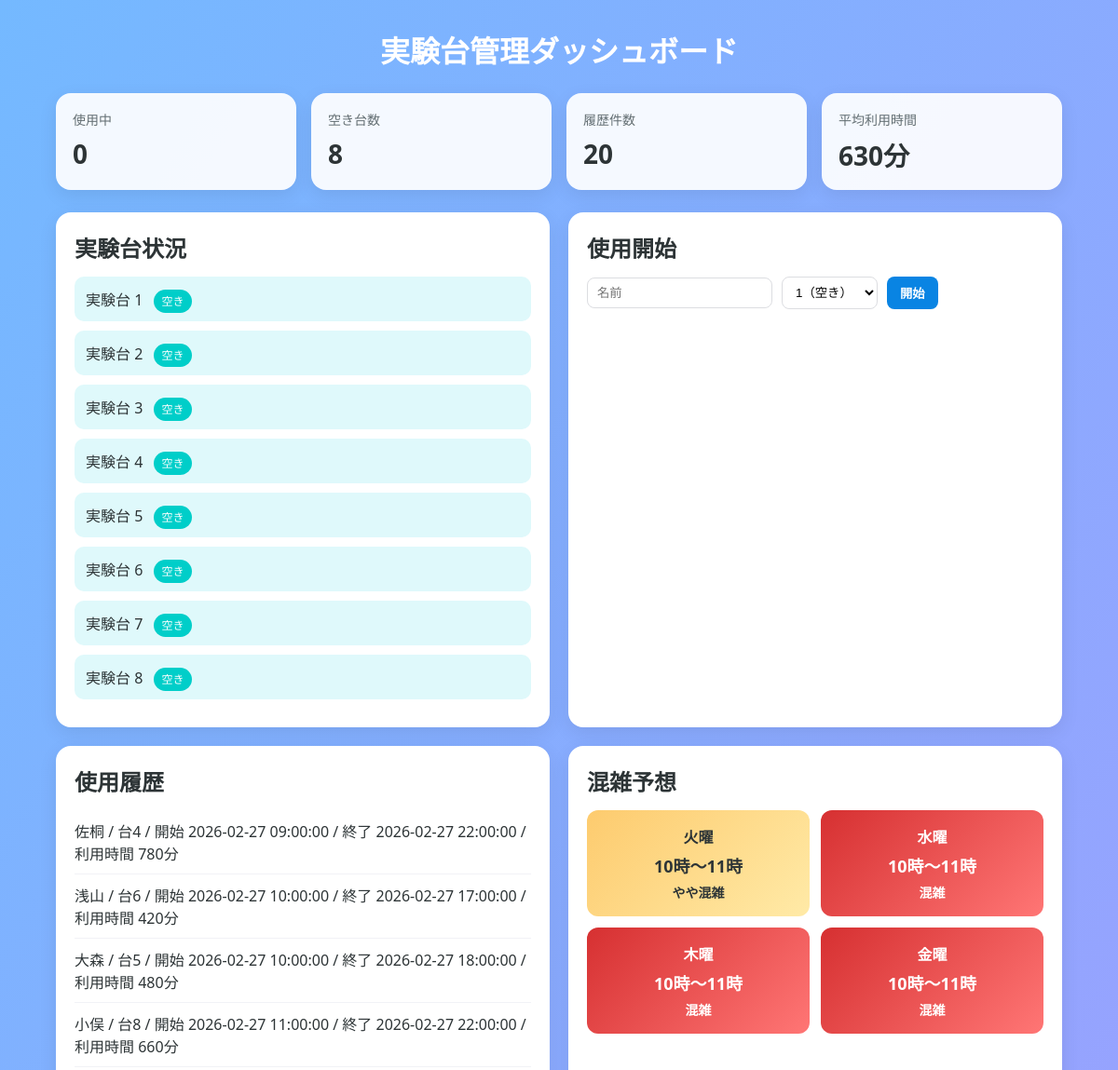
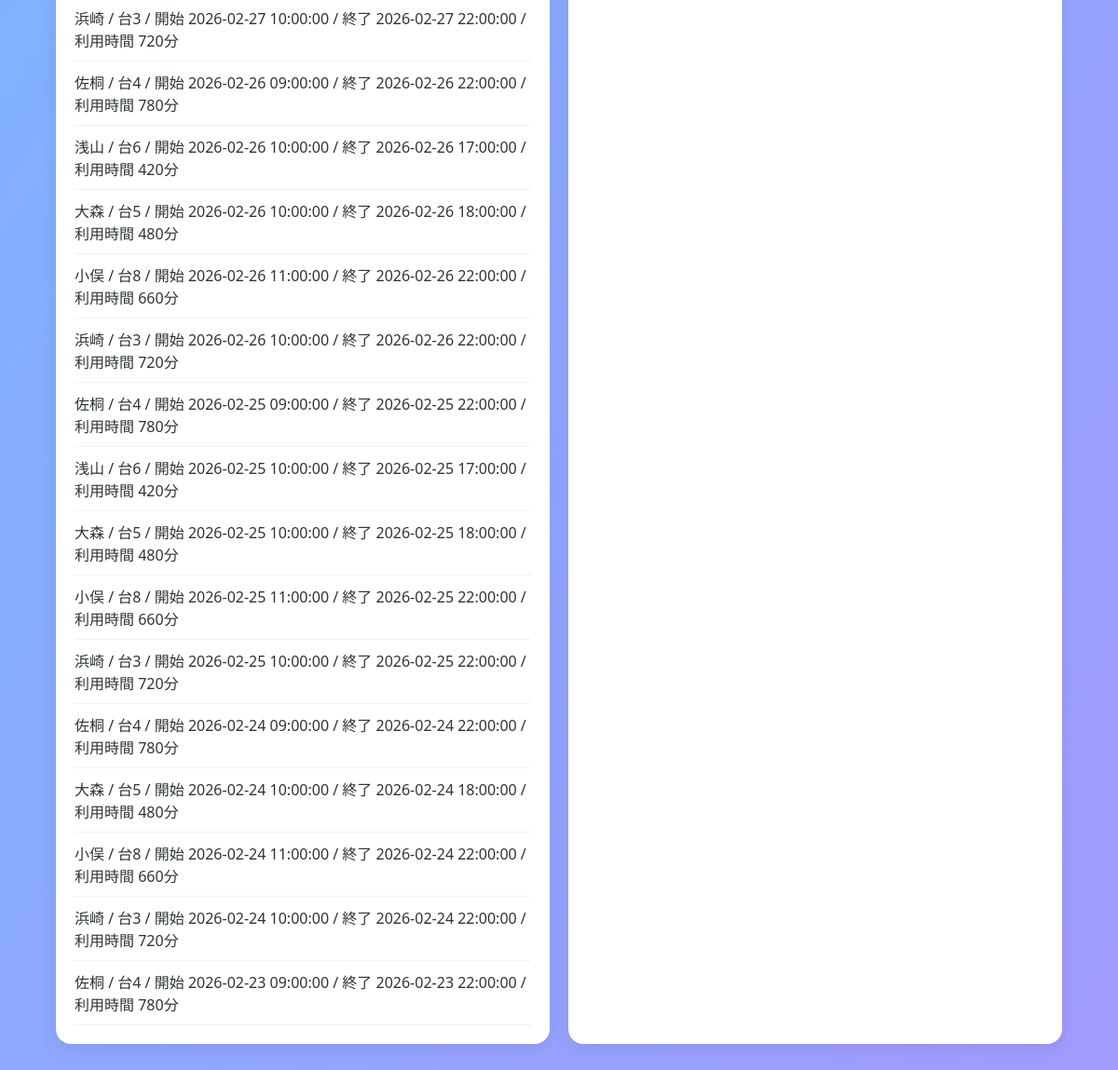
The page / on the database its author committed (2 pictures, top to bottom).
### tables this page shows
CREATE TABLE desks (
                id INTEGER PRIMARY KEY,
                user_name TEXT
            );

CREATE TABLE history (
                id INTEGER PRIMARY KEY AUTOINCREMENT,
                user_name TEXT,
                desk_id INTEGER,
                start_time TEXT,
                end_time TEXT
            );

### app.py (the view)
@app.route("/")
def index():
    data = get_dashboard_data()
    return render_template(
        "index.html",
        desks=data["desks"],
        history=data["history"],
        analysis=data["analysis"],
        summary=data["summary"]
    )

### database.py (called while the page is built)
def get_db():
    conn = sqlite3.connect("lab.db")
    conn.row_factory = sqlite3.Row
    return conn

### services/desk_service.py (called while the page is built)
def get_dashboard_data():
    with get_db() as conn:
        desks = conn.execute("SELECT * FROM desks").fetchall()
        raw_history = conn.execute(
            "SELECT * FROM history ORDER BY id DESC LIMIT 20"
        ).fetchall()
    history = _build_history_with_duration(raw_history)
    analysis = _build_weekday_hour_analysis(raw_history)
    summary = _build_summary(desks, raw_history)
    return {
        "desks": desks,
        "history": history,
        "analysis": analysis,
        "summary": summary
    }

def _build_history_with_duration(raw_history):
    history_with_duration = []
    for h in raw_history:
        start = h["start_time"]
        end = h["end_time"]
        if start and end:
            start_dt = datetime.strptime(start, "%Y-%m-%d %H:%M:%S")
            end_dt = datetime.strptime(end, "%Y-%m-%d %H:%M:%S")
            minutes = int((end_dt - start_dt).total_seconds() / 60)
            duration_str = f"{minutes}分"
        else:
            duration_str = "使用中"
        history_with_duration.append({
            "user_name": h["user_name"],
            "desk_id": h["desk_id"],
            "start_time": start,
            "end_time": end,
            "duration": duration_str
        })
    return history_with_duration

def _build_summary(desks, raw_history):
    using_count = sum(1 for d in desks if d["user_name"])
    free_count = len(desks) - using_count
    total_usage_count = len(raw_history)
    finished_records = [h for h in raw_history if h["start_time"] and h["end_time"]]
    if finished_records:
        total_minutes = 0
        for h in finished_records:
            start_dt = datetime.strptime(h["start_time"], "%Y-%m-%d %H:%M:%S")
            end_dt = datetime.strptime(h["end_time"], "%Y-%m-%d %H:%M:%S")
            total_minutes += int((end_dt - start_dt).total_seconds() / 60)
        avg_minutes = total_minutes // len(finished_records)
    else:
        avg_minutes = 0
    return {
        "using_count": using_count,
        "free_count": free_count,
        "total_usage_count": total_usage_count,
        "avg_minutes": avg_minutes
    }

### templates/index.html (shortened to what this page needs)
<!DOCTYPE html>
<html>
<head>
    <link rel="stylesheet" href="{{ url_for('static', filename='style.css') }}">
</head>
<body>
<div class="container">
    <h1>実験台管理ダッシュボード</h1>
    <div class="summary-grid">
        <div class="summary-card">
            <p class="summary-label">使用中</p>
            <p class="summary-value">{{ summary["using_count"] }}</p>
        </div>
        <div class="summary-card">
            <p class="summary-label">空き台数</p>
            <p class="summary-value">{{ summary["free_count"] }}</p>
        </div>
        <div class="summary-card">
            <p class="summary-label">履歴件数</p>
            <p class="summary-value">{{ summary["total_usage_count"] }}</p>
        </div>
        <div class="summary-card">
            <p class="summary-label">平均利用時間</p>
            <p class="summary-value">{{ summary["avg_minutes"] }}分</p>
        </div>
    </div>
    <div class="grid">
        <div class="card">
            <h2>実験台状況</h2>
            <ul class="list-reset">
                {% for desk in desks %}
                    <li class="desk {% if desk['user_name'] %}used{% else %}free{% endif %}">
                        <div>
                            実験台 {{ desk["id"] }}
                            {% if desk["user_name"] %}
                                <span class="badge badge-used">使用中</span>
                                （{{ desk["user_name"] }}）
                            {% else %}
                                <span class="badge badge-free">空き</span>
                            {% endif %}
                        </div>
                    </li>
                {% endfor %}
            </ul>
        </div>
        <div class="card">
            <h2>使用開始</h2>
            <form action="/use" method="post" class="form-row">
                <input type="text" name="name" placeholder="名前" required>
                <select name="desk">
                    {% for desk in desks %}
                        {% if desk["user_name"] %}
                            <option disabled>
                                {{ desk["id"] }}（使用中）
                            </option>
                        {% else %}
                            <option value="{{ desk['id'] }}">
                                {{ desk["id"] }}（空き）
                            </option>
                        {% endif %}
                    {% endfor %}
                </select>
                <button type="submit">開始</button>
            </form>
        </div>
        <div class="card">
            <h2>使用履歴</h2>
            <ul class="list-reset">
                {% for h in history %}
                    <li class="history-item">
                        {{ h["user_name"] }} / 台{{ h["desk_id"] }} /
                        開始 {{ h["start_time"] }} /
                        終了 {{ h["end_time"] if h["end_time"] else "使用中" }} /
                        利用時間 {{ h["duration"] }}
                    </li>
                {% endfor %}
            </ul>
        </div>
        <div class="card">
            <h2>混雑予想</h2>
        <div class="analysis-grid">
            {% for a in analysis %}
                <div class="analysis-card {{ 'busy' if a.level == '混雑' else 'medium' }}">
                    <div class="analysis-day">
                        {{ a.day }}曜
                    </div>
                    <div class="analysis-time">
                        {{ a.start_hour }}時〜{{ a.end_hour }}時
                    </div>
                    <div class="analysis-level">
                        {{ a.level }}
                    </div>
                </div>
            {% endfor %}
        </div>
    </div>
</div>
</body>
</html>

### static/style.css (style rules this page uses)
body { font-family: "Segoe UI", sans-serif; margin: 0; background: linear-gradient(120deg, #74b9ff, #a29bfe); color: #2d3436; }
.container { width: 90%; max-width: 1100px; margin: 30px auto; }
h1 { text-align: center; color: white; margin-bottom: 24px; }
h2 { margin-top: 0; margin-bottom: 14px; }
.summary-grid { display: grid; grid-template-columns: repeat(4, 1fr); gap: 16px; margin-bottom: 24px; }
.summary-card { background: rgba(255, 255, 255, 0.92); border-radius: 16px; padding: 18px; box-shadow: 0 6px 20px rgba(0, 0, 0, 0.08); }
.summary-label { margin: 0; font-size: 14px; color: #636e72; }
.summary-value { margin: 8px 0 0; font-size: 28px; font-weight: 700; }
.grid { display: grid; grid-template-columns: 1fr 1fr; gap: 20px; }
.card { background: white; padding: 20px; border-radius: 16px; box-shadow: 0 6px 20px rgba(0,0,0,0.08); }
.list-reset { list-style: none; padding: 0; margin: 0; }
.desk { display: flex; justify-content: space-between; align-items: center; padding: 12px; margin-bottom: 10px; border-radius: 10px; }
.free { background: #dff9fb; }
.badge { padding: 4px 8px; border-radius: 999px; font-size: 12px; margin-left: 8px; }
.badge-free { background: #00cec9; color: white; }
button { border: none; border-radius: 8px; padding: 8px 14px; cursor: pointer; background: #0984e3; color: white; font-weight: 600; }
input, select { padding: 8px 10px; border-radius: 8px; border: 1px solid #dcdde1; background: white; }
.form-row { display: flex; align-items: center; gap: 10px; flex-wrap: wrap; }
.history-item { padding: 10px 0; border-bottom: 1px solid #f1f2f6; }
.analysis-grid { display: grid; grid-template-columns: repeat(auto-fit, minmax(180px, 1fr)); gap: 12px; }
.analysis-card { padding: 16px; border-radius: 12px; color: white; font-weight: bold; text-align: center; }
.analysis-card.busy { background: linear-gradient(135deg, #d63031, #ff7675); }
.analysis-card.medium { background: linear-gradient(135deg, #fdcb6e, #ffeaa7); color: #2d3436; }
.analysis-day { font-size: 16px; margin-bottom: 6px; }
.analysis-time { font-size: 18px; margin-bottom: 6px; }
.analysis-level { font-size: 14px; }

### rows shown on the page
desks: id "1"
desks: id "2"
desks: id "3"
desks: id "4"
desks: id "5"
desks: id "6"
desks: id "7"
desks: id "8"
history: user_name "佐桐", desk_id "4", start_time "2026-02-27 09:00:00", end_time "2026-02-27 22:00:00", duration "780分"
history: user_name "浅山", desk_id "6", start_time "2026-02-27 10:00:00", end_time "2026-02-27 17:00:00", duration "420分"
history: user_name "大森", desk_id "5", start_time "2026-02-27 10:00:00", end_time "2026-02-27 18:00:00", duration "480分"
history: user_name "小俣", desk_id "8", start_time "2026-02-27 11:00:00", end_time "2026-02-27 22:00:00", duration "660分"
history: user_name "浜崎", desk_id "3", start_time "2026-02-27 10:00:00", end_time "2026-02-27 22:00:00", duration "720分"
history: user_name "佐桐", desk_id "4", start_time "2026-02-26 09:00:00", end_time "2026-02-26 22:00:00", duration "780分"
history: user_name "浅山", desk_id "6", start_time "2026-02-26 10:00:00", end_time "2026-02-26 17:00:00", duration "420分"
history: user_name "大森", desk_id "5", start_time "2026-02-26 10:00:00", end_time "2026-02-26 18:00:00", duration "480分"
history: user_name "小俣", desk_id "8", start_time "2026-02-26 11:00:00", end_time "2026-02-26 22:00:00", duration "660分"
history: user_name "浜崎", desk_id "3", start_time "2026-02-26 10:00:00", end_time "2026-02-26 22:00:00", duration "720分"
history: user_name "佐桐", desk_id "4", start_time "2026-02-25 09:00:00", end_time "2026-02-25 22:00:00", duration "780分"
history: user_name "浅山", desk_id "6", start_time "2026-02-25 10:00:00", end_time "2026-02-25 17:00:00", duration "420分"
history: user_name "大森", desk_id "5", start_time "2026-02-25 10:00:00", end_time "2026-02-25 18:00:00", duration "480分"
history: user_name "小俣", desk_id "8", start_time "2026-02-25 11:00:00", end_time "2026-02-25 22:00:00", duration "660分"
history: user_name "浜崎", desk_id "3", start_time "2026-02-25 10:00:00", end_time "2026-02-25 22:00:00", duration "720分"
history: user_name "佐桐", desk_id "4", start_time "2026-02-24 09:00:00", end_time "2026-02-24 22:00:00", duration "780分"
history: user_name "大森", desk_id "5", start_time "2026-02-24 10:00:00", end_time "2026-02-24 18:00:00", duration "480分"
history: user_name "小俣", desk_id "8", start_time "2026-02-24 11:00:00", end_time "2026-02-24 22:00:00", duration "660分"
history: user_name "浜崎", desk_id "3", start_time "2026-02-24 10:00:00", end_time "2026-02-24 22:00:00", duration "720分"
history: user_name "佐桐", desk_id "4", start_time "2026-02-23 09:00:00", end_time "2026-02-23 22:00:00", duration "780分"

### other values the page prints
{{ summary["using_count"] }} "0"
{{ summary["free_count"] }} "8"
{{ summary["total_usage_count"] }} "20"
{{ summary["avg_minutes"] }} "630"
{{ a.day }} "火" "水" "木" "金"
{{ a.start_hour }} "10" "10" "10" "10"
{{ a.end_hour }} "11" "11" "11" "11"
{{ a.level }} "やや混雑" "混雑" "混雑" "混雑"
form field desk "1（空き）"
